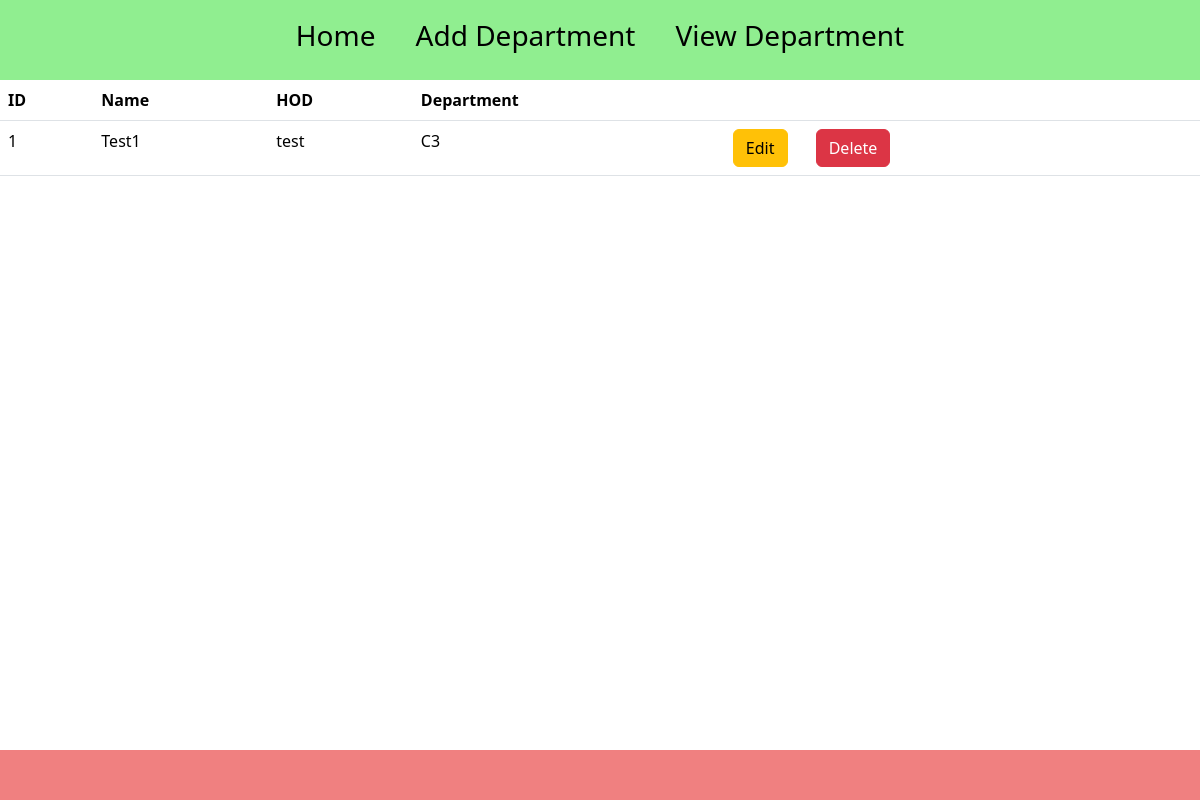
Before: /office/deptlist with the older database file.
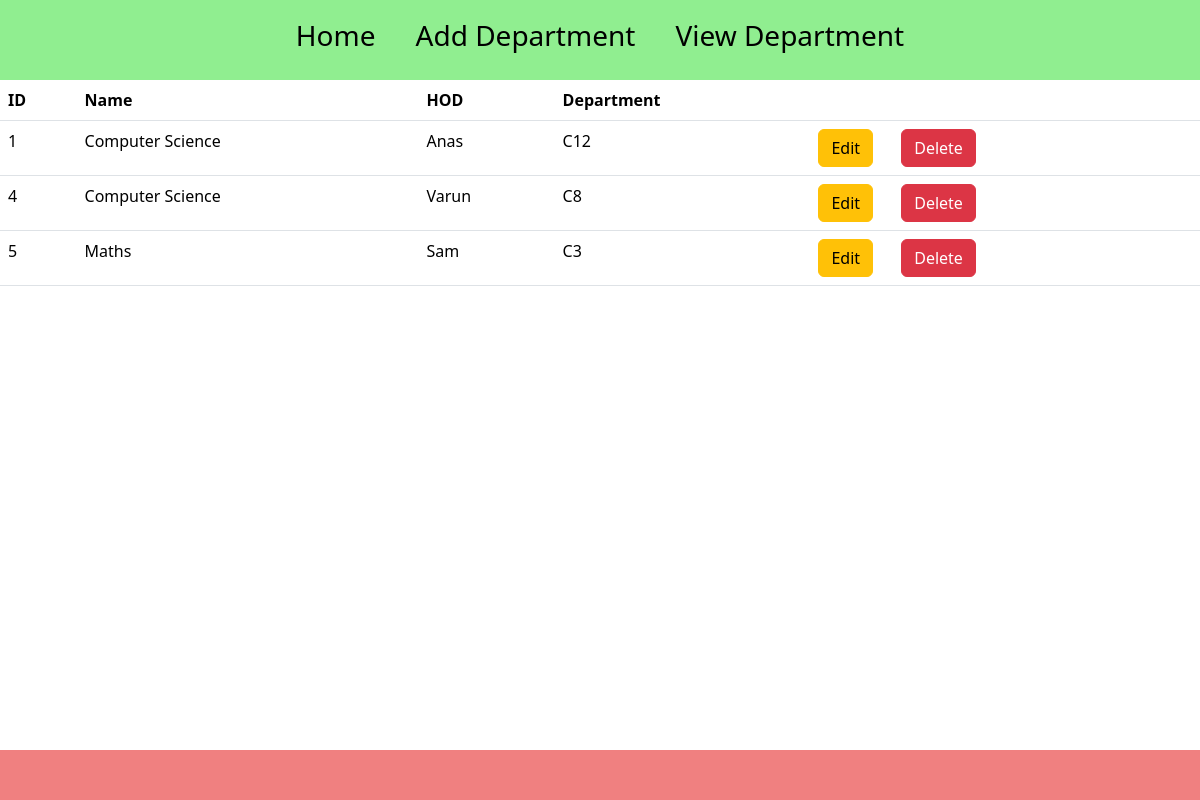
After: the same page with the newer database file.
### office/models.py (models this page shows)
class Department(models.Model):
    name=models.CharField(max_length=100)
    hod=models.CharField(max_length=100)
    dept_room=models.CharField(max_length=50)

### office/views.py (the view)
# urls.py: path('deptlist',DeptListView.as_view(),name="dptlistv"),
class DeptListView(View):
    def get(self,req):
        data = Department.objects.all()
        return render(req,"deptlist.html",{'data':data})

### office/templates/deptlist.html (shortened to what this page needs)
{% extends "base.html" %}
{% block base %}
{% if data %}
<table class="table">
    <thead>
        <tr>
            <th>ID</th>
            <th>Name</th>
            <th>HOD</th>
            <th>Department</th>
            <th></th>
        </tr>
    </thead>
    <tbody>
        {% for i in data %}
        <tr>
            <td>{{i.id}}</td>
            <td>{{i.name}}</td>
            <td>{{i.hod}}</td>
            <td>{{i.dept_room}}</td>
            <td>
                <a href="{% url 'editdept' i.id %}" class="btn btn-warning me-4 ">Edit</a>
                <a href="{% url 'dltdptview' i.id %}" class="btn btn-danger">Delete</a>
            </td>
        </tr>
        {% endfor %}
    </tbody>
</table>
{% endif %}
{% endblock base %}

### office/templates/base.html (shortened to what this page needs)
<!doctype html>
<html lang="en" data-bs-theme="light">
<head>
    <link href="https://cdn.jsdelivr.net/npm/bootstrap@5.3.8/dist/css/bootstrap.min.css" rel="stylesheet"
 />
</head>
<body>
    <nav class="nav justify-content-center  align-items-center" style="height: 80px; background-color: lightgreen;">
        <a class="nav-link active me-2" href="{% url 'officehome' %}" aria-current="page"
            style="color: black; ">
            <h3>Home</h3>
        </a>
        <a class="nav-link active me-2" href="{% url 'adddept' %}" aria-current="page"
            style="color: black; ">
            <h3>Add Department</h3>
        </a>
        <a class="nav-link " href="{% url 'dptlistv' %}" style="color: black; ">
            <h3>View Department</h3>
        </a>
    </nav>
    {% block base %}
    {% endblock base %}
    <footer class="fixed-bottom" style="height: 50px; background-color: lightcoral;"></footer>
</body>
</html>

Changed rows visible on the page:
changed Department id 1: name "Test1" → "Computer Science"; hod "test" → "Anas"; dept_room "C3" → "C12"
added Department: id "4", name "Computer Science", hod "Varun", dept_room "C8"
added Department: id "5", name "Maths", hod "Sam", dept_room "C3"
